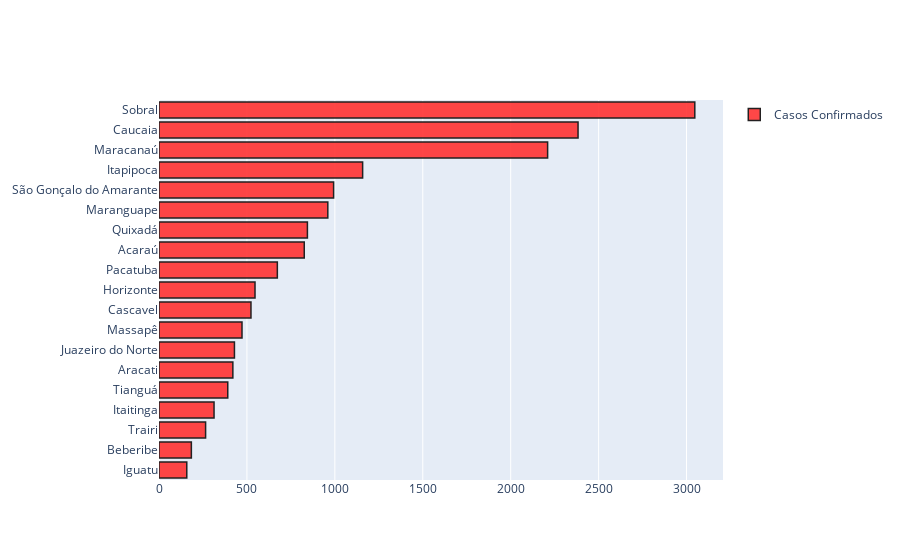

The notebook cell this image was saved under:
### Code cell
trace = go.Bar(x = df.iloc[1:20].sort_values(by = 'last_available_confirmed').last_available_confirmed,
               y = df.iloc[1:20].sort_values(by = 'last_available_confirmed').city,
              orientation='h',
              name = 'Casos Confirmados',
               showlegend = True,
               marker = dict(color = 'rgba(255, 51, 51, 0.9)',
                             line=dict(color='rgb(35, 32, 33)', width=1.5)),
               hoverinfo = 'x')

fig = go.Figure(data = trace)
iplot(fig)

### Figure 1 — Plotly figure (JSON) as saved in the notebook; plotly's stock layout.template omitted (floating-point values rounded to 4 significant figures)
{"data": [{"hoverinfo": "x", "marker": {"color": "rgba(255, 51, 51, 0.9)", "line": {"color": "rgb(35, 32, 33)", "width": 1.5}}, "name": "Casos Confirmados", "orientation": "h", "showlegend": true, "type": "bar", "x": [158, 184, 265, 313, 391, 420, 429, 472, 523, 546, 673, 826, 844, 960, 993, 1158, 2210, 2383, 3047], "y": ["Iguatu", "Beberibe", "Trairi", "Itaitinga", "Tianguá", "Aracati", "Juazeiro do Norte", "Massapê", "Cascavel", "Horizonte", "Pacatuba", "Acaraú", "Quixadá", "Maranguape", "São Gonçalo do Amarante", "Itapipoca", "Maracanaú", "Caucaia", "Sobral"]}], "layout": {}}
